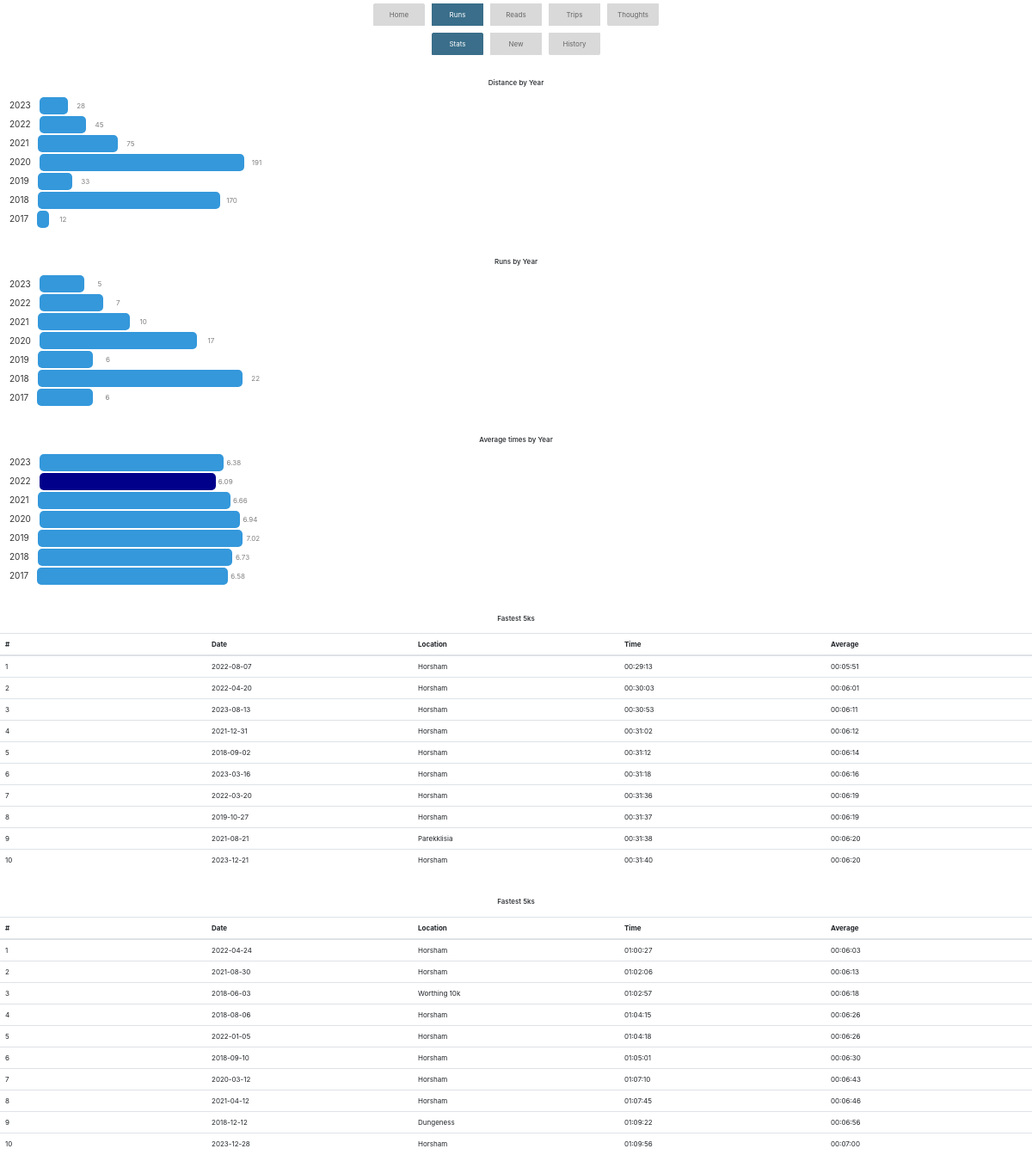
Page /runs/stats on the earlier database version.
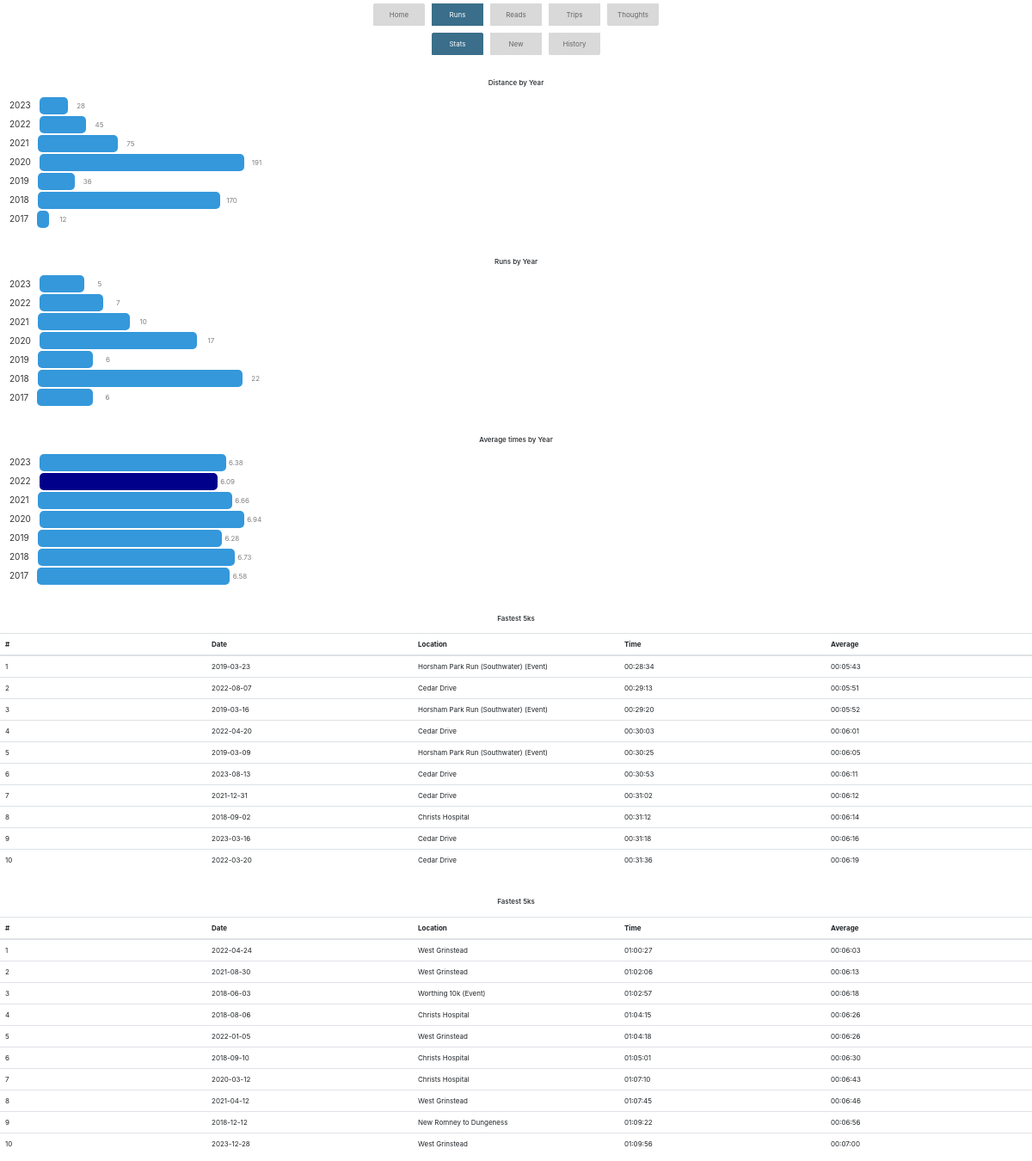
Same page on the later database version.
### app.py (models this page shows)
class Runs(db.Model):
    id = db.Column(db.Integer, primary_key=True)
    date = db.Column(db.String(20))
    time = db.Column(db.String(20))
    distance = db.Column(db.Integer)
    location = db.Column(db.String(50))
    date_added = db.Column(db.String(20))
    average_time_per_km = db.Column(db.String(50))

### app.py (the view)
@app.route('/runs/stats', methods=['GET', 'POST'])
def runs_stats():
    runs = Runs.query.all()
    years_array = [run.date.split('-')[0] for run in runs]
    years_of_runs = f.group_and_rank(years_array,"FALSE", 1000)
    ave_array = [run.average_time_per_km for run in runs]
    ave_times_per_year = f.group_with_agg(years_array, ave_array, 100, "ave", "time", "lowest")
    distance_array = [run.distance for run in runs]
    total_distance_per_year_data = f.group_with_agg(years_array, distance_array, 100, "sum", "whole")
    list_5k = [run for run in runs if run.distance == 5]
    sorted_list_5k = sorted(list_5k, key=lambda x: x.time)[:10]
    list_10k = [run for run in runs if run.distance == 10]
    sorted_list_10k = sorted(list_10k, key=lambda x: x.time)[:10]
    return render_template('runs_stats.html',total_distance_per_year_data=total_distance_per_year_data,years_of_runs=years_of_runs,ave_times_per_year=ave_times_per_year,sorted_list_5k=sorted_list_5k,sorted_list_10k=sorted_list_10k)

### functions.py (called while the page is built)
def group_and_rank(categories, sort_by_count, top_number, highlight="highest"):
    category_counts = {}
    for category in categories:
        if category in category_counts:
            category_counts[category] += 1
        else:
            category_counts[category] = 1
    if sort_by_count == "TRUE":
        aggregated_array = sorted(list(category_counts.items()), key=lambda item: item[1], reverse=True)[:top_number]
    elif sort_by_count == "FALSE":
        aggregated_array = list(category_counts.items())
        aggregated_array = sorted(aggregated_array, key=lambda item: item[0], reverse=True)[:top_number]
    ranked_array = create_weights(aggregated_array, highlight)
    return ranked_array

def convert_time_to_float(time):
    total_seconds = time.total_seconds()
    total_minutes = total_seconds / 60
    return round(total_minutes, 2)  # rounding to 2 decimal places

### templates/runs_stats.html (shortened to what this page needs)
{% extends 'base.html' %}
{% block content %}
{% include 'base_runs.html' %}
<br/><br/>
    <h6 class="center">Distance by Year</h6>
    <div class="chart center">
        {% for year_values in total_distance_per_year_data %}
            <div class="bar-container">
                <div class="small-label">{{year_values[0]}}</div>
                <div class="bar {{year_values[3]}}" style="width: {{year_values[2]}}%">
                    <div class="value">{{year_values[1]}}</div>
                </div>
            </div>
        {% endfor %}
    </div>
    <br/><br/>
    <h6 class="center">Runs by Year</h6>
    <div class="chart center">
        {% for year_runs in years_of_runs %}
            <div class="bar-container">
                <div class="small-label">{{year_runs[0]}}</div>
                <div class="bar {{year_runs[3]}}" style="width: {{year_runs[2]}}%">
                    <div class="value">{{year_runs[1]}}</div>
                </div>
            </div>
        {% endfor %}
    </div>
    <br/><br/>
    <h6 class="center">Average times by Year</h6>
    <div class="chart center">
        {% for year_ave in ave_times_per_year %}
            <div class="bar-container">
                <div class="small-label">{{year_ave[0]}}</div>
                <div class="bar {{year_ave[3]}}" style="width: {{year_ave[2]}}%">
                    <div class="value">{{year_ave[1]}}</div>
                </div>
            </div>
        {% endfor %}
        </div>
    </div>
    <br/><br/>
    <h6 class="center">Fastest 5ks</h6>
    <br/>
        <table class="table override_table">
            <thead>
                <tr>
                    <th>#</th>
                    <th>Date</th>
                    <th>Location</th>
                    <th>Time</th>
                    <th>Average</th>
                </tr>
            </thead>
            <tbody>
                {% for runs in sorted_list_5k %}
                    <tr>
                        <td>{{ loop.index }}</td>
                        <td>{{ runs.date }}</td>
                        <td>{{ runs.location }}</td>
                        <td>{{ runs.time }}</td>
                        <td>{{ runs.average_time_per_km }}</td>
                    </tr>
                {% endfor %}
            </tbody>
        </table>
        <br/><br/>
        <h6 class="center">Fastest 5ks</h6>
        <br/>
            <table class="table override_table">
                <thead>
                    <tr>
                        <th>#</th>
                        <th>Date</th>
                        <th>Location</th>
                        <th>Time</th>
                        <th>Average</th>
                    </tr>
                </thead>
                <tbody>
                    {% for runs in sorted_list_10k %}
                        <tr>
                            <td>{{ loop.index }}</td>
                            <td>{{ runs.date }}</td>
                            <td>{{ runs.location }}</td>
                            <td>{{ runs.time }}</td>
                            <td>{{ runs.average_time_per_km }}</td>
                        </tr>
                    {% endfor %}
                </tbody>
            </table>
{% endblock %}

Differences in the rows shown:
no longer on this page (row edited): Runs: date "2019-10-27", location "Horsham", time "00:31:37", average_time_per_km "00:06:19", shown under "Fastest 5ks"
no longer on this page (row edited): Runs: date "2021-08-21", location "Parekklisia", time "00:31:38", average_time_per_km "00:06:20", shown under "Fastest 5ks"
no longer on this page (row edited): Runs: date "2023-12-21", location "Horsham", time "00:31:40", average_time_per_km "00:06:20", shown under "Fastest 5ks"
now on this page (row edited): Runs: date "2019-03-23", location "Horsham Park Run (Southwater) (Event)", time "00:28:34", average_time_per_km "00:05:43", shown under "Fastest 5ks"
changed Runs (number 2 of 20 on the later page): location "Horsham" → "Cedar Drive"
now on this page (row edited): Runs: date "2019-03-16", location "Horsham Park Run (Southwater) (Event)", time "00:29:20", average_time_per_km "00:05:52", shown under "Fastest 5ks"
changed Runs (number 4 of 20 on the later page): location "Horsham" → "Cedar Drive"
now on this page (row edited): Runs: date "2019-03-09", location "Horsham Park Run (Southwater) (Event)", time "00:30:25", average_time_per_km "00:06:05", shown under "Fastest 5ks"
changed Runs (number 6 of 20 on the later page): location "Horsham" → "Cedar Drive"
changed Runs (number 7 of 20 on the later page): location "Horsham" → "Cedar Drive"
changed Runs (number 8 of 20 on the later page): location "Horsham" → "Christs Hospital"
changed Runs (number 9 of 20 on the later page): location "Horsham" → "Cedar Drive"
changed Runs (number 10 of 20 on the later page): location "Horsham" → "Cedar Drive"
changed Runs (number 11 of 20 on the later page): location "Horsham" → "West Grinstead"
changed Runs (number 12 of 20 on the later page): location "Horsham" → "West Grinstead"
changed Runs: location "Worthing 10k" → "Worthing 10k (Event)"
changed Runs (number 14 of 20 on the later page): location "Horsham" → "Christs Hospital"
changed Runs (number 15 of 20 on the later page): location "Horsham" → "West Grinstead"
changed Runs (number 16 of 20 on the later page): location "Horsham" → "Christs Hospital"
changed Runs (number 17 of 20 on the later page): location "Horsham" → "Christs Hospital"
changed Runs (number 18 of 20 on the later page): location "Horsham" → "West Grinstead"
changed Runs: location "Dungeness" → "New Romney to Dungeness"
changed Runs (number 20 of 20 on the later page): location "Horsham" → "West Grinstead"
Other differences:
{{ year_ave[2] }}: 72.0 → 72.8 (drawn)
{{ year_ave[2] }}: 68.8 → 69.60000000000001 (drawn)
{{ year_ave[2] }}: 75.2 → 76.0 (drawn)
{{ year_ave[2] }}: 78.4 → 80.0 (drawn)
{{ year_ave[2] }}: 76.0 → 76.80000000000001 (drawn)
{{ year_ave[2] }}: 74.4 → 75.2 (drawn)
new list line: "2019 36"
new list line: "2019 6.28"
list line gone: "2019 33"
list line gone: "2019 7.02"
